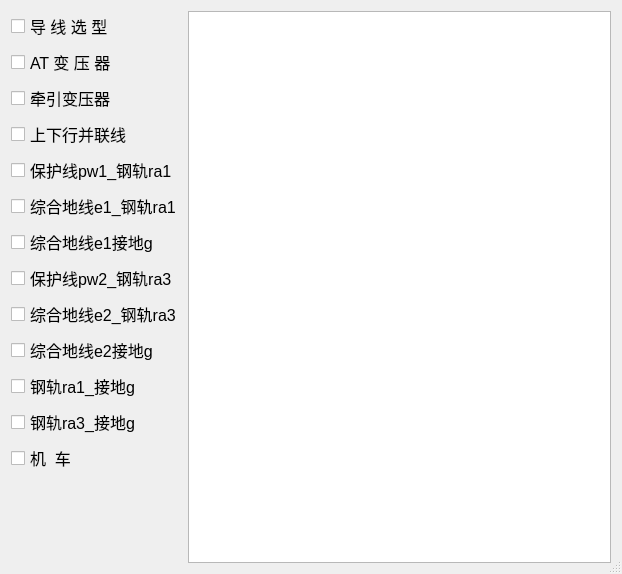
<?xml version="1.0" encoding="UTF-8"?>
<ui version="4.0">
 <class>Dialog</class>
 <widget class="QDialog" name="Dialog">
  <property name="geometry">
   <rect>
    <x>0</x>
    <y>0</y>
    <width>622</width>
    <height>574</height>
   </rect>
  </property>
  <property name="font">
   <font>
    <pointsize>12</pointsize>
   </font>
  </property>
  <property name="windowTitle">
   <string>Dialog</string>
  </property>
  <property name="sizeGripEnabled">
   <bool>true</bool>
  </property>
  <layout class="QGridLayout" name="gridLayout">
   <item row="0" column="0">
    <layout class="QVBoxLayout" name="verticalLayout_2">
     <item>
      <widget class="QCheckBox" name="checkBox1">
       <property name="text">
        <string>导 线 选 型</string>
       </property>
      </widget>
     </item>
     <item>
      <widget class="QCheckBox" name="checkBox2">
       <property name="text">
        <string>AT 变 压 器</string>
       </property>
      </widget>
     </item>
     <item>
      <widget class="QCheckBox" name="checkBox3">
       <property name="text">
        <string>牵引变压器</string>
       </property>
      </widget>
     </item>
     <item>
      <widget class="QCheckBox" name="checkBox4">
       <property name="text">
        <string>上下行并联线</string>
       </property>
      </widget>
     </item>
     <item>
      <widget class="QCheckBox" name="checkBox5">
       <property name="text">
        <string>保护线pw1_钢轨ra1</string>
       </property>
      </widget>
     </item>
     <item>
      <widget class="QCheckBox" name="checkBox6">
       <property name="text">
        <string>综合地线e1_钢轨ra1</string>
       </property>
      </widget>
     </item>
     <item>
      <widget class="QCheckBox" name="checkBox7">
       <property name="text">
        <string>综合地线e1接地g</string>
       </property>
      </widget>
     </item>
     <item>
      <widget class="QCheckBox" name="checkBox8">
       <property name="text">
        <string>保护线pw2_钢轨ra3</string>
       </property>
      </widget>
     </item>
     <item>
      <widget class="QCheckBox" name="checkBox9">
       <property name="text">
        <string>综合地线e2_钢轨ra3</string>
       </property>
      </widget>
     </item>
     <item>
      <widget class="QCheckBox" name="checkBox10">
       <property name="text">
        <string>综合地线e2接地g</string>
       </property>
      </widget>
     </item>
     <item>
      <widget class="QCheckBox" name="checkBox11">
       <property name="text">
        <string>钢轨ra1_接地g</string>
       </property>
      </widget>
     </item>
     <item>
      <widget class="QCheckBox" name="checkBox12">
       <property name="text">
        <string>钢轨ra3_接地g</string>
       </property>
      </widget>
     </item>
     <item>
      <widget class="QCheckBox" name="checkBox13">
       <property name="text">
        <string>机  车</string>
       </property>
      </widget>
     </item>
    </layout>
   </item>
   <item row="0" column="1" rowspan="2">
    <widget class="QTableWidget" name="tableWidget"/>
   </item>
   <item row="1" column="0">
    <layout class="QVBoxLayout" name="verticalLayout"/>
   </item>
  </layout>
  <zorder>tableWidget</zorder>
  <zorder></zorder>
 </widget>
 <resources/>
 <connections/>
</ui>
